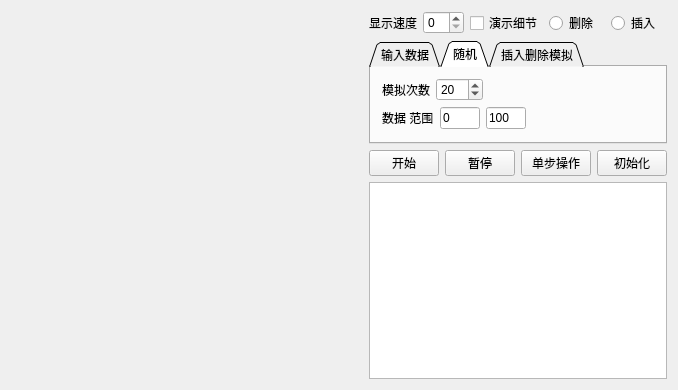
<?xml version="1.0" encoding="UTF-8"?>
<ui version="4.0">
 <class>Widget</class>
 <widget class="QWidget" name="Widget">
  <property name="geometry">
   <rect>
    <x>0</x>
    <y>0</y>
    <width>678</width>
    <height>390</height>
   </rect>
  </property>
  <property name="sizePolicy">
   <sizepolicy hsizetype="Preferred" vsizetype="Preferred">
    <horstretch>0</horstretch>
    <verstretch>0</verstretch>
   </sizepolicy>
  </property>
  <property name="windowTitle">
   <string>Widget</string>
  </property>
  <layout class="QHBoxLayout" name="horizontalLayout_7">
   <item>
    <widget class="TreeShow" name="_TreeShow">
     <property name="sizePolicy">
      <sizepolicy hsizetype="Expanding" vsizetype="Expanding">
       <horstretch>2</horstretch>
       <verstretch>1</verstretch>
      </sizepolicy>
     </property>
     <property name="minimumSize">
      <size>
       <width>80</width>
       <height>0</height>
      </size>
     </property>
     <property name="styleSheet">
      <string notr="true"/>
     </property>
     <property name="text">
      <string/>
     </property>
     <property name="margin">
      <number>3</number>
     </property>
    </widget>
   </item>
   <item>
    <layout class="QGridLayout" name="gridLayout">
     <item row="0" column="0">
      <layout class="QHBoxLayout" name="horizontalLayout_3">
       <item>
        <layout class="QHBoxLayout" name="horizontalLayout">
         <item>
          <widget class="QLabel" name="_LableShowSpeed">
           <property name="text">
            <string>显示速度</string>
           </property>
          </widget>
         </item>
         <item>
          <widget class="QSpinBox" name="_SpinBoxForSpeed"/>
         </item>
         <item>
          <widget class="QCheckBox" name="_CheckBoxForShowDetail">
           <property name="text">
            <string>演示细节</string>
           </property>
          </widget>
         </item>
        </layout>
       </item>
       <item>
        <widget class="QRadioButton" name="_RemoveRadioButton">
         <property name="text">
          <string>删除</string>
         </property>
        </widget>
       </item>
       <item>
        <widget class="QRadioButton" name="_InsertRadioButton">
         <property name="text">
          <string>插入</string>
         </property>
        </widget>
       </item>
      </layout>
     </item>
     <item row="1" column="0">
      <widget class="QTabWidget" name="tabWidget">
       <property name="sizePolicy">
        <sizepolicy hsizetype="Preferred" vsizetype="Preferred">
         <horstretch>0</horstretch>
         <verstretch>0</verstretch>
        </sizepolicy>
       </property>
       <property name="tabPosition">
        <enum>QTabWidget::North</enum>
       </property>
       <property name="tabShape">
        <enum>QTabWidget::Triangular</enum>
       </property>
       <property name="currentIndex">
        <number>1</number>
       </property>
       <property name="usesScrollButtons">
        <bool>true</bool>
       </property>
       <property name="documentMode">
        <bool>false</bool>
       </property>
       <property name="tabsClosable">
        <bool>false</bool>
       </property>
       <property name="movable">
        <bool>false</bool>
       </property>
       <property name="tabBarAutoHide">
        <bool>true</bool>
       </property>
       <widget class="QWidget" name="tab_2">
        <attribute name="title">
         <string>输入数据</string>
        </attribute>
        <layout class="QHBoxLayout" name="horizontalLayout_2">
         <item>
          <widget class="QLineEdit" name="_LineEditForData"/>
         </item>
        </layout>
       </widget>
       <widget class="QWidget" name="tab">
        <attribute name="title">
         <string>随机</string>
        </attribute>
        <layout class="QVBoxLayout" name="verticalLayout">
         <item>
          <layout class="QHBoxLayout" name="horizontalLayout_4">
           <item>
            <widget class="QLabel" name="label">
             <property name="text">
              <string>模拟次数</string>
             </property>
            </widget>
           </item>
           <item>
            <widget class="QSpinBox" name="spinBox">
             <property name="maximum">
              <number>999</number>
             </property>
             <property name="value">
              <number>20</number>
             </property>
            </widget>
           </item>
           <item>
            <spacer name="horizontalSpacer">
             <property name="orientation">
              <enum>Qt::Horizontal</enum>
             </property>
             <property name="sizeHint" stdset="0">
              <size>
               <width>40</width>
               <height>20</height>
              </size>
             </property>
            </spacer>
           </item>
          </layout>
         </item>
         <item>
          <layout class="QHBoxLayout" name="horizontalLayout_6">
           <item>
            <widget class="QLabel" name="label_2">
             <property name="sizePolicy">
              <sizepolicy hsizetype="Fixed" vsizetype="Preferred">
               <horstretch>1</horstretch>
               <verstretch>0</verstretch>
              </sizepolicy>
             </property>
             <property name="text">
              <string>数据 范围</string>
             </property>
            </widget>
           </item>
           <item>
            <widget class="QLineEdit" name="_RangeLeft">
             <property name="sizePolicy">
              <sizepolicy hsizetype="Maximum" vsizetype="Fixed">
               <horstretch>0</horstretch>
               <verstretch>0</verstretch>
              </sizepolicy>
             </property>
             <property name="maximumSize">
              <size>
               <width>40</width>
               <height>16777215</height>
              </size>
             </property>
             <property name="text">
              <string>0</string>
             </property>
            </widget>
           </item>
           <item>
            <widget class="QLineEdit" name="_RangeRight">
             <property name="sizePolicy">
              <sizepolicy hsizetype="Maximum" vsizetype="Fixed">
               <horstretch>0</horstretch>
               <verstretch>0</verstretch>
              </sizepolicy>
             </property>
             <property name="maximumSize">
              <size>
               <width>40</width>
               <height>16777215</height>
              </size>
             </property>
             <property name="text">
              <string>100</string>
             </property>
            </widget>
           </item>
           <item>
            <spacer name="horizontalSpacer_4">
             <property name="orientation">
              <enum>Qt::Horizontal</enum>
             </property>
             <property name="sizeHint" stdset="0">
              <size>
               <width>40</width>
               <height>20</height>
              </size>
             </property>
            </spacer>
           </item>
          </layout>
         </item>
        </layout>
       </widget>
       <widget class="QWidget" name="tab_3">
        <attribute name="title">
         <string>插入删除模拟</string>
        </attribute>
       </widget>
      </widget>
     </item>
     <item row="2" column="0">
      <layout class="QHBoxLayout" name="horizontalLayout_5">
       <item>
        <widget class="QPushButton" name="_PushButtonStart">
         <property name="maximumSize">
          <size>
           <width>70</width>
           <height>16777215</height>
          </size>
         </property>
         <property name="text">
          <string>开始</string>
         </property>
        </widget>
       </item>
       <item>
        <widget class="QPushButton" name="_PushButtonStop">
         <property name="maximumSize">
          <size>
           <width>70</width>
           <height>16777215</height>
          </size>
         </property>
         <property name="text">
          <string>暂停</string>
         </property>
        </widget>
       </item>
       <item>
        <widget class="QPushButton" name="_PushButtonStep1">
         <property name="maximumSize">
          <size>
           <width>70</width>
           <height>16777215</height>
          </size>
         </property>
         <property name="text">
          <string>单步操作</string>
         </property>
        </widget>
       </item>
       <item>
        <widget class="QPushButton" name="_PushButtonInitial">
         <property name="maximumSize">
          <size>
           <width>70</width>
           <height>16777215</height>
          </size>
         </property>
         <property name="text">
          <string>初始化</string>
         </property>
        </widget>
       </item>
      </layout>
     </item>
     <item row="3" column="0">
      <widget class="QTextBrowser" name="_TextBrowserInfo">
       <property name="sizePolicy">
        <sizepolicy hsizetype="Preferred" vsizetype="Expanding">
         <horstretch>1</horstretch>
         <verstretch>1</verstretch>
        </sizepolicy>
       </property>
       <property name="readOnly">
        <bool>false</bool>
       </property>
      </widget>
     </item>
    </layout>
   </item>
  </layout>
 </widget>
 <layoutdefault spacing="6" margin="11"/>
 <customwidgets>
  <customwidget>
   <class>TreeShow</class>
   <extends>QLabel</extends>
   <header location="global">treeshow.h</header>
  </customwidget>
 </customwidgets>
 <resources/>
 <connections/>
</ui>
